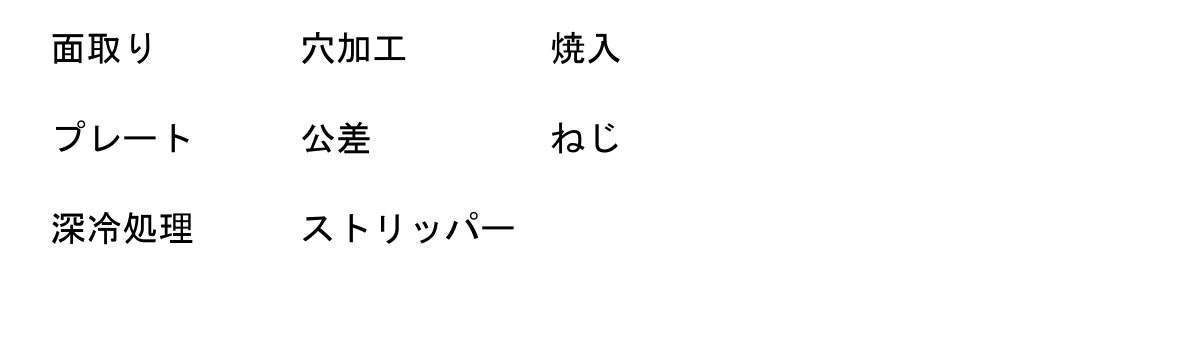
#> input picture _test_input.png, 1200 x 350 px
$ python -i image_processor.py   (imports and definitions only)
#> lines starting #> are read from the running program, lines starting #| are printed output that depends on the picture; after the words box and inside, x2 and y2 are one past the last pixel; in counts of white or black regions, pixels touching at a corner belong together
#> further down, picture is the input picture: shape (350, 1200, 3); min 0, max 255, mean 250.8
"""图像预处理：灰度化 → 降噪 → 自适应二值化 →(可选) 旋转校正。

图纸扫描件的特点：背景白、线条黑、光照可能有渐变。自适应二值化按块算
局部阈值，比全局阈值更能扛光照不均；NL-Means 降噪比高斯滤波更能保住
文字边缘（高斯会把细笔画一起糊掉）。
"""

import cv2
import numpy as np
from PIL import Image


# [51 lines left out: function preprocess, not called in this run]


def _detect_skew_angle(image: np.ndarray) -> float:
    """霍夫变换求直线倾角中位数。保留实现，但默认不启用（原因见上）。"""
    if len(image.shape) == 3:
        gray = cv2.cvtColor(image, cv2.COLOR_BGR2GRAY)
    else:
        gray = image.copy()

    if np.max(gray) <= 1 or set(np.unique(gray)).issubset({0, 255}):
        edges = gray
    else:
        edges = cv2.Canny(gray, 50, 150, apertureSize=3)
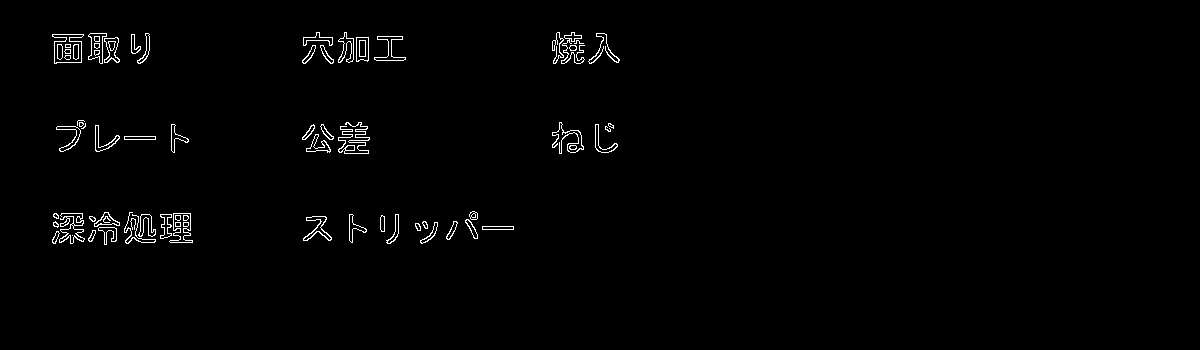
#> edges: shape (350, 1200); 1.2% white in thin lines or dots, all inside (x1, y1, x2, y2) = (52, 32, 620, 245)

    lines = cv2.HoughLines(edges, 1, np.pi / 180, threshold=100)
#> lines = [[238, 1.55]]
    if lines is None:
        return 0.0

    # theta 是法线方向，(theta - 90) 才是直线相对水平的角度
    angles = []
    for line in lines:
        angle_deg = np.degrees(line[0][1]) - 90
        if -45 < angle_deg < 45:
            angles.append(angle_deg)
#> this loop made 1 pass
#> (line, angle_deg) on pass 1: ([[238, 1.55]], -1)
#> after the loop, angles = [-1]

    return float(np.median(angles)) if angles else 0.0


# [32 lines left out: functions _rotate_image, pil_to_cv2, cv2_to_pil, not called in this run]

>>> import cv2
>>> picture = cv2.imread('../_test_input.png')
>>> result = _detect_skew_angle(picture)
#> result = -1

$ run again, on 项目代码生成PPT.jpeg
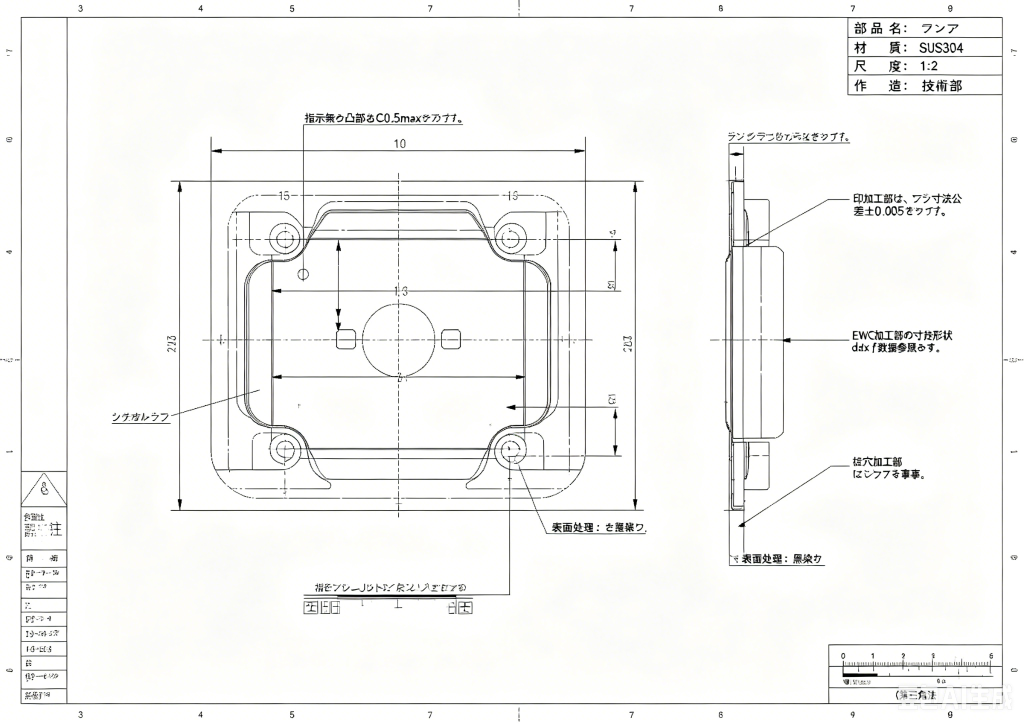
#> input picture 项目代码生成PPT.jpeg, 2048 x 1448 px (shown at 1/2 size)
#> picture is the input picture: shape (1448, 2048, 3); mean B, G, R 245.3, 246.9, 246.8
#> in _detect_skew_angle, `edges = cv2.Canny(gray, 50, 150, apertureSize=3)`:
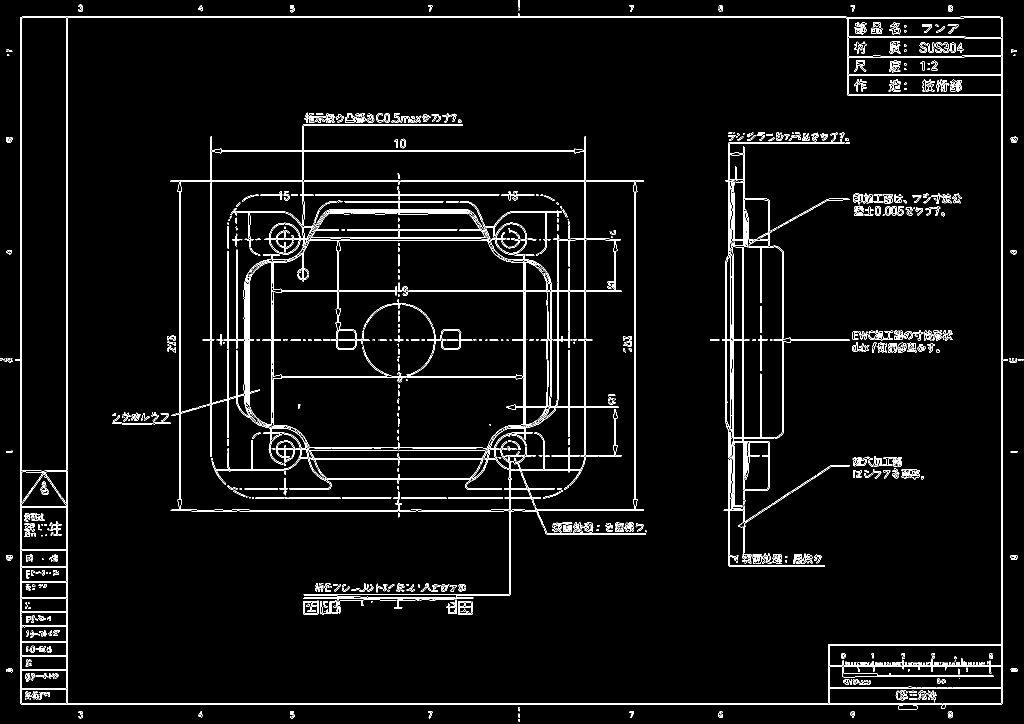
#> edges: shape (1448, 2048) (shown at 1/2 size); 3.7% white in thin lines or dots
#> the loop in _detect_skew_angle, `for line in lines:` made 8223 passes
#> (line, angle_deg) on passes 1 to 3: ([[1408, 1.57]], 0), ([[1406, 1.57]], 0), ([[33, 1.57]], 0)
#> after the loop in _detect_skew_angle, `for line in lines:`: angles = 5518 values, max 44 at index 797, min -44 at index 223, mean -1.77
#> result = -2
